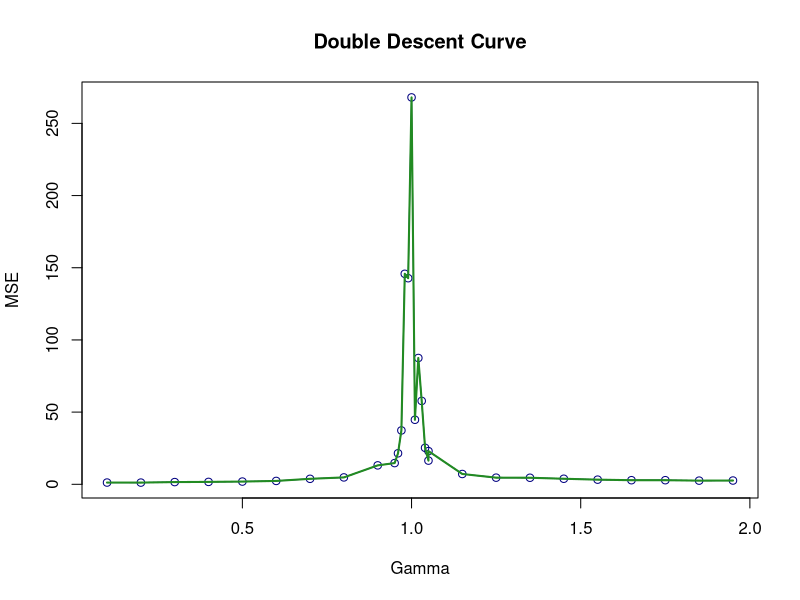

The R script that drew this image:
### STAT 5P87 LAB 5 ###

### Implementing Ridgeless Regression ###

# Srushti Desai #


## PART A ##
# Implementing ridgeless regression #


rm(list=ls())
set.seed(0)


n_training = 200
n_testing = 100

# range for gamma values
gamma_values = c(seq(0.1, 0.95, by = 0.1), seq(0.95, 1.05, by = 0.01), seq(1.05, 2, by = 0.1))

# maximum iteration
max_iteration = 6

# to converge the model
threshold = 1e-2  

# initialize matrix to store MSE for each
# iteration 
MSE_testing = matrix(0, nrow = length(gamma_values), ncol = max_iteration)


for (iter in 1:max_iteration) {
  for (i in 1:length(gamma_values)) {
    gamma = gamma_values[i]
    p = round(gamma * n_training)  
    
    # Generate training data and 
    # testing X 
    trainingX = matrix(rnorm(n_training * p), nrow = n_training, ncol = p)
    testingX = matrix(rnorm(n_testing * p), nrow = n_testing, ncol = p)
    
    # generate Beta values
    B = rnorm(p)
    B = B / sqrt(sum(B^2))  
    
    # Compute training and testing Y 
    trainingY = trainingX %*% B + rnorm(n_training)
    testingY = testingX %*% B + rnorm(n_testing)
    
    # Scale training data and testing
    # data
    
    trainingX_mean = colMeans(trainingX)
    trainingX_sd = apply(trainingX, 2, sd)
    
    trainingX = scale(trainingX, center = trainingX_mean, scale = trainingX_sd)
    testingX = scale(testingX, center = trainingX_mean, scale = trainingX_sd)
    
   
    # Ridgless regression 
    I = diag(p)  
    lambda = 1e-3  
    bHat_prev = rep(0, p)  
    b0 = mean(trainingY)
    
    repeat {
      bHat = solve(t(trainingX) %*% trainingX + lambda * I) %*% t(trainingX) %*% (trainingY - b0)
      
      # check for convergence 
      if (max(abs(bHat - bHat_prev)) < threshold) break
      
      bHat_prev = bHat
      lambda = lambda * 0.95 
    }
    
    # Predict yHat values
    yHat = b0 + testingX %*% bHat
    
    # Compute MSE
    MSE_testing[i, iter] = mean((testingY - yHat)^2)
  }
}

# Average MSE across iterations
MSE = rowMeans(MSE_testing)


## PART B ##
# Plot the Double Descent Curve #


plot(gamma_values, MSE, type = "o", 
     pch = 1, col = "navyblue", 
     xlab = "Gamma", 
     ylab = "MSE", 
     main = "Double Descent Curve", 
     lty = 1, 
     cex = 1) 

# i wanted my lines to be green :)
lines(gamma_values, MSE, col = "forestgreen", lwd = 2) 

